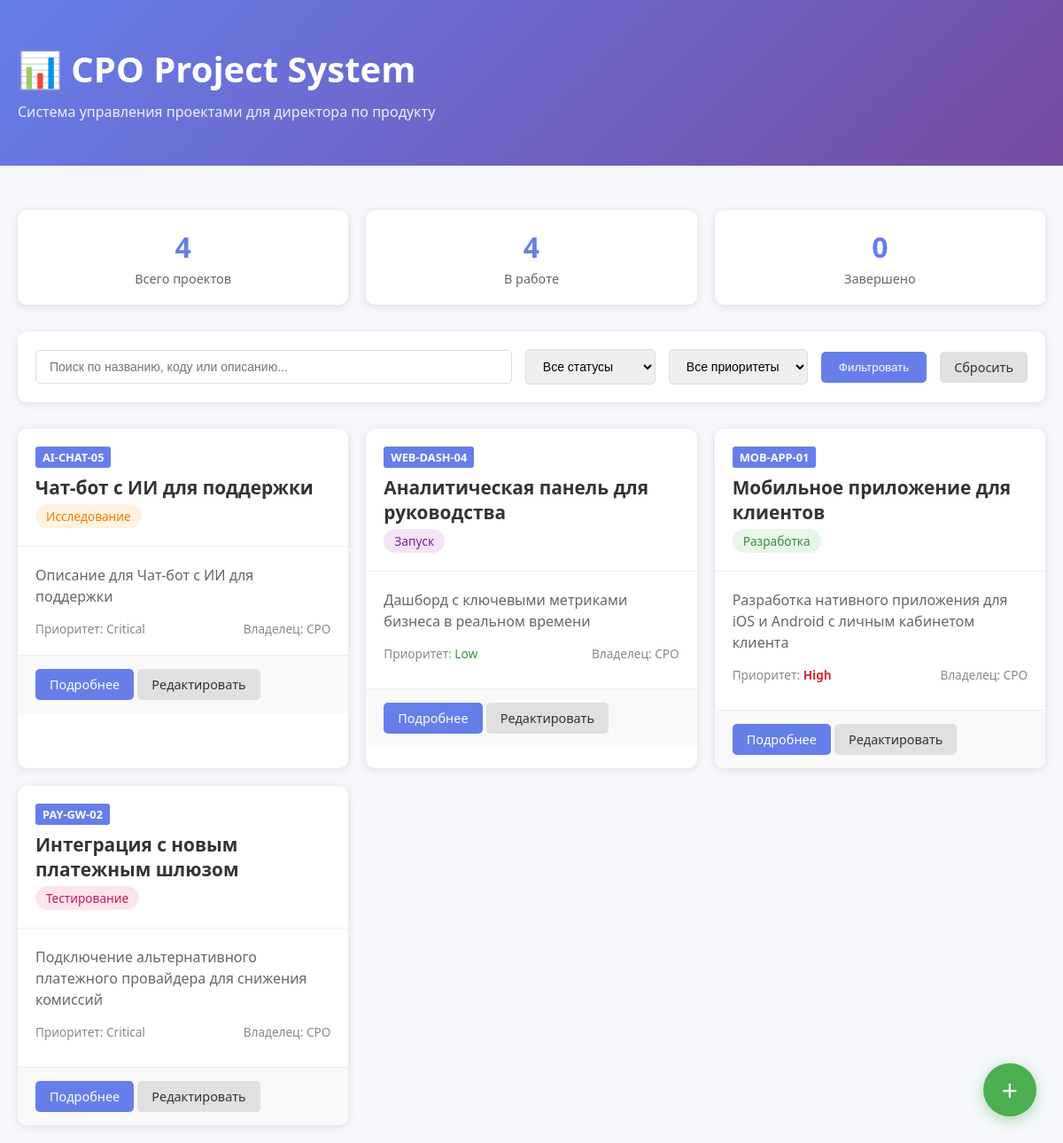
The page / on the database its author committed.
### tables this page shows
CREATE TABLE projects (
    id INTEGER PRIMARY KEY AUTOINCREMENT,
    code TEXT UNIQUE NOT NULL,
    name TEXT NOT NULL,
    description TEXT,
    owner TEXT DEFAULT 'CPO',
    priority TEXT CHECK(priority IN ('Low', 'Medium', 'High', 'Critical')) DEFAULT 'Medium',
    current_status TEXT DEFAULT 'Инициация',
    start_date DATE,
    end_date DATE,
    meta_attributes JSON, -- Динамические атрибуты (JSON)
    tags TEXT, -- Теги через запятую
    is_archived BOOLEAN DEFAULT 0,
    created_at DATETIME DEFAULT CURRENT_TIMESTAMP,
    updated_at DATETIME DEFAULT CURRENT_TIMESTAMP
);

### cpo_web_system/app.py (the view)
@app.route('/')
def index():
    conn = get_db()
    cursor = conn.cursor()
    status_filter = request.args.get('status', '')
    priority_filter = request.args.get('priority', '')
    search = request.args.get('search', '')
    query = "SELECT * FROM projects WHERE is_archived = 0"
    params = []
    if status_filter:
        query += " AND current_status = ?"
        params.append(status_filter)
    if priority_filter:
        query += " AND priority = ?"
        params.append(priority_filter)
    if search:
        query += " AND (name LIKE ? OR code LIKE ? OR description LIKE ?)"
        search_term = f"%{search}%"
        params.extend([search_term, search_term, search_term])
    query += " ORDER BY updated_at DESC"
    cursor.execute(query, params)
    projects = cursor.fetchall()
    cursor.execute("SELECT DISTINCT current_status FROM projects WHERE is_archived = 0")
    statuses = [row['current_status'] for row in cursor.fetchall()]
    conn.close()
    return render_template('index.html',
                         projects=projects,
                         statuses=statuses,
                         current_status=status_filter,
                         current_priority=priority_filter,
                         search_query=search)

### cpo_web_system/app.py (called while the page is built)
@app.template_filter('fromjson')
def fromjson_filter(value):
    try:
        return json.loads(value) if value else []
    except:
        return []

def get_db():
    conn = sqlite3.connect(DB_PATH)
    conn.row_factory = sqlite3.Row
    return conn

### cpo_web_system/templates/index.html (shortened to what this page needs)
<!DOCTYPE html>
<html lang="ru">
<head>
</head>
<body>
    <header>
        <div class="container">
            <h1>📊 CPO Project System</h1>
            <p>Система управления проектами для директора по продукту</p>
        </div>
    </header>
    <div class="container">
        <div class="stats-bar" id="statsBar">
            <div class="stat-card">
                <h3 id="totalProjects">-</h3>
                <p>Всего проектов</p>
            </div>
            <div class="stat-card">
                <h3 id="activeProjects">-</h3>
                <p>В работе</p>
            </div>
            <div class="stat-card">
                <h3 id="completedProjects">-</h3>
                <p>Завершено</p>
            </div>
        </div>
        <div class="filters">
            <form method="GET" action="/">
                <input type="text" name="search" placeholder="Поиск по названию, коду или описанию..." value="{{ search_query }}">
                <select name="status">
                    <option value="">Все статусы</option>
                </select>
                <select name="priority">
                    <option value="">Все приоритеты</option>
                </select>
                <button type="submit">Фильтровать</button>
                <a href="/" class="btn btn-secondary">Сбросить</a>
            </form>
        </div>
        <div class="projects-grid">
            {% for project in projects %}
                <div class="project-card">
                    <div class="project-header">
                        <span class="project-code">{{ project.code }}</span>
                        <h2 class="project-title">{{ project.name }}</h2>
                        <span class="project-status status-{{ project.current_status }}">{{ project.current_status }}</span>
                    </div>
                    <div class="project-body">
                        <p class="project-description">{{ project.description[:150] }}{% if project.description|length > 150 %}...{% endif %}</p>
                        <div class="project-meta">
                            <span>Приоритет: <span class="priority-{{ project.priority }}">{{ project.priority }}</span></span>
                            <span>Владелец: {{ project.owner or 'Не указан' }}</span>
                        </div>
                    </div>
                    <div class="project-footer">
                        <a href="/project/{{ project.id }}" class="btn btn-primary">Подробнее</a>
                        <a href="/project/{{ project.id }}/edit" class="btn btn-secondary">Редактировать</a>
                    </div>
                </div>
            {% else %}
                <p style="grid-column: 1/-1; text-align: center; padding: 40px; color: #666;">
                    Проектов не найдено. Создайте первый проект!
                </p>
            {% endfor %}
        </div>
        <a href="/project/add" class="add-project-btn" title="Добавить проект">+</a>
    </div>
</body>
</html>

### cpo_web_system/templates/index.html (style rules this page uses)
* { margin: 0; padding: 0; box-sizing: border-box; }
body { font-family: 'Segoe UI', Tahoma, Geneva, Verdana, sans-serif; background: #f5f7fa; color: #333; }
.container { max-width: 1400px; margin: 0 auto; padding: 20px; }
header { background: linear-gradient(135deg, #667eea 0%, #764ba2 100%); color: white; padding: 30px 0; margin-bottom: 30px; }
header h1 { font-size: 2.5em; margin-bottom: 10px; }
header p { opacity: 0.9; }
.stats-bar { display: flex; gap: 20px; margin-bottom: 30px; flex-wrap: wrap; }
.stat-card { background: white; padding: 20px; border-radius: 10px; box-shadow: 0 2px 10px rgba(0,0,0,0.1); flex: 1; min-width: 150px; text-align: center; }
.stat-card h3 { color: #667eea; font-size: 2em; margin-bottom: 5px; }
.stat-card p { color: #666; font-size: 0.9em; }
.filters { background: white; padding: 20px; border-radius: 10px; box-shadow: 0 2px 10px rgba(0,0,0,0.1); margin-bottom: 30px; }
.filters form { display: flex; gap: 15px; flex-wrap: wrap; align-items: center; }
.filters select, .filters input { padding: 10px 15px; border: 1px solid #ddd; border-radius: 5px; font-size: 14px; }
.filters input[type="text"] { flex: 1; min-width: 200px; }
.filters button { background: #667eea; color: white; border: none; padding: 10px 20px; border-radius: 5px; cursor: pointer; }
.projects-grid { display: grid; grid-template-columns: repeat(auto-fill, minmax(350px, 1fr)); gap: 20px; }
.project-card { background: white; border-radius: 10px; box-shadow: 0 2px 10px rgba(0,0,0,0.1); overflow: hidden; transition: transform 0.2s; }
.project-header { padding: 20px; border-bottom: 1px solid #eee; }
.project-code { background: #667eea; color: white; padding: 3px 8px; border-radius: 3px; font-size: 0.8em; font-weight: bold; }
.project-title { font-size: 1.3em; margin: 10px 0 5px; color: #333; }
.project-status { display: inline-block; padding: 4px 12px; border-radius: 20px; font-size: 0.85em; font-weight: 500; }
.status-Исследование { background: #fff3e0; color: #f57c00; }
.status-Разработка { background: #e8f5e9; color: #388e3c; }
.status-Тестирование { background: #fce4ec; color: #c2185b; }
.status-Запуск { background: #f3e5f5; color: #7b1fa2; }
.project-body { padding: 20px; }
.project-description { color: #666; margin-bottom: 15px; line-height: 1.5; }
.project-meta { display: flex; justify-content: space-between; font-size: 0.85em; color: #888; }
.priority-High { color: #d32f2f; font-weight: bold; }
.priority-Low { color: #388e3c; }
.project-footer { padding: 15px 20px; background: #f9f9f9; border-top: 1px solid #eee; }
.btn { display: inline-block; padding: 8px 16px; border-radius: 5px; text-decoration: none; font-size: 0.9em; cursor: pointer; border: none; }
.btn-primary { background: #667eea; color: white; }
.btn-secondary { background: #e0e0e0; color: #333; }
.add-project-btn { position: fixed; bottom: 30px; right: 30px; background: #4caf50; color: white; width: 60px; height: 60px; border-radius: 50%; display: flex; align-items: center; justify-content: center; font-size: 2em; box-shadow: 0 4px 15px rgba(76,175,80,0.4); text-decoration: none; transition: transform 0.2s; }

### rows shown on the page
projects: code "AI-CHAT-05", name "Чат-бот с ИИ для поддержки", current_status "Исследование", description "Описание для Чат-бот с ИИ для поддержки", priority "Critical", owner "CPO"
projects: code "WEB-DASH-04", name "Аналитическая панель для руководства", current_status "Запуск", description "Дашборд с ключевыми метриками бизнеса в реальном времени", priority "Low", owner "CPO"
projects: code "MOB-APP-01", name "Мобильное приложение для клиентов", current_status "Разработка", description "Разработка нативного приложения для iOS и Android с личным кабинетом клиента", priority "High", owner "CPO"
projects: code "PAY-GW-02", name "Интеграция с новым платежным шлюзом", current_status "Тестирование", description "Подключение альтернативного платежного провайдера для снижения комиссий", priority "Critical", owner "CPO"
